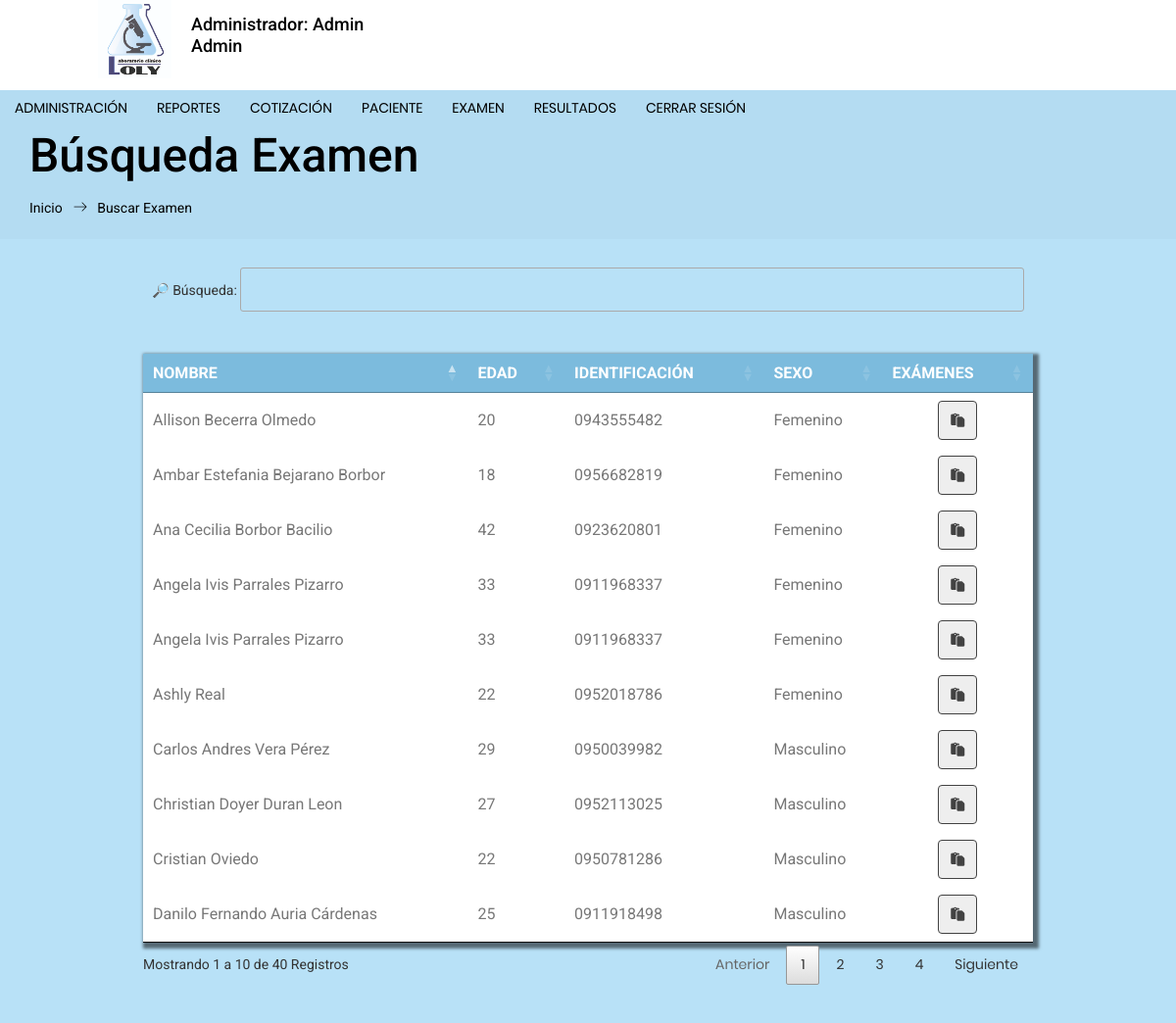
The page /forms/buscar_examen.php (signed in) on the database its author committed.
### tables this page shows
CREATE TABLE `paciente` (
  `id_paciente` int(11) NOT NULL AUTO_INCREMENT,
  `fecha_ingreso` date NOT NULL,
  `fecha_modificacion` date NOT NULL,
  `nombres` varchar(250) NOT NULL,
  `apellidos` varchar(250) NOT NULL,
  `tipo_identificacion` int(11) NOT NULL,
  `identificacion` varchar(30) NOT NULL,
  `fecha_nacimiento` date NOT NULL,
  `edad` int(11) NOT NULL,
  `telefono` varchar(20) NOT NULL,
  `celular` varchar(20) NOT NULL,
  `correo` varchar(200) NOT NULL,
  `direccion` varchar(300) NOT NULL,
  `observacion` text NOT NULL,
  `paciente_usuario` varchar(250) NOT NULL,
  `paciente_clave` varchar(50) NOT NULL,
  `sexo` int(11) NOT NULL,
  `tipo_paciente` int(11) NOT NULL,
  `estado` int(11) NOT NULL,
  PRIMARY KEY (`id_paciente`),
  KEY `sexo` (`sexo`,`tipo_paciente`),
  KEY `tipo_identificacion` (`tipo_identificacion`),
  KEY `estado` (`estado`)
);

CREATE TABLE `sexo` (
  `id_sexo` int(11) NOT NULL AUTO_INCREMENT,
  `abreviatura` varchar(20) NOT NULL,
  `sexo` varchar(30) NOT NULL,
  PRIMARY KEY (`id_sexo`)
);

### forms/buscar_examen.php (the view, shortened to what this page needs)
<?php include("cabecera.php"); ?>
<?php include("menu2.php"); ?>
<?php  if ($perfil >= 1){ ?>
<section class="banner_area">
  <div class="banner_inner d-flex align-items-center">
    <div class="container" >
      <div class="banner_content text-left">
        <h2 style="color: #000000">Búsqueda Examen</h2>
        <div class="page_link">
          <a style="color: #000000" href="inicio.php">Inicio</a>
          <a style="color: #000000" href="buscar_examen.php">Buscar Examen</a>
        </div>
      </div>
    </div>
  </div>
</section>
<div class="container-login100" style="background: #B8E1F7;">
    <div class="table-responsive">
            <div class="cont_tabla">
              <table class="tabla" >
                  <thead>
                    <tr>
                      <th>NOMBRE</th>
                      <th>EDAD</th>
                      <th>IDENTIFICACIÓN</th>
                      <th>SEXO</th>
                      <th>EXÁMENES</th>
                    </tr>
                  </thead>
                  <tr>
                  <?php
                    $consulta3=mysqli_query($con,"SELECT * from paciente P inner join estado E on P.estado=E.id_estado inner join sexo S on P.sexo=S.id_sexo inner join cabecera_examen CE on P.id_paciente=CE.id_paciente WHERE estado='1'");
                    while($row3=mysqli_fetch_array($consulta3)){
                  ?>
                    <td><?php echo $row3['nombres']." ".$row3['apellidos']; ?> </td>
                    <td><?php echo $row3['edad']; ?> </td>
                    <td><?php echo $row3['identificacion']; ?> </td>
                    <td><?php echo $row3['sexo']; ?> </td>
                    <td>
                        <div class="cont_tbn_tb">
                          <a href="listar_examenes.php?id=<?php echo $row3['id_paciente']; ?>">
                            <button type="button" title="Listado de Examenes" class="modificar" name="button"><i class="fas fa-paste" aria-hidden="true"></i></button>
                          </a>
                        </div>
                    </td>
                  </tr>
                  <?php } ?>
              </table>
            </div>
        </div>
  </div>
</body>
</html>
<?php  } else {
  header("Location:inicio.php");
} ?>

### forms/css/main.css (style rules this page uses)
* { margin: 0px; padding: 0px; box-sizing: border-box; }
body, html { height: 100%; font-family: Poppins-Regular, sans-serif; }
a { font-family: Poppins-Regular; font-size: 14px; line-height: 1.7; color: #666666; margin: 0px; transition: all 0.4s; -webkit-transition: all 0.4s; -o-transition: all 0.4s; -moz-transition: all 0.4s; }
h1,h2,h3,h4,h5,h6 { margin: 0px; }
button { outline: none !important; border: none; background: transparent; }
.container-login100 { width: 100%; min-height: 100vh; display: -webkit-box; display: -webkit-flex; display: -moz-box; display: -ms-flexbox; display: flex; flex-wrap: wrap; justify-content: center; align-items: center; padding: 15px; background-repeat: no-repeat; background-position: center; background-size: cover; }

### css/responsive-tables.css (style rules this page uses)
table th { font-weight: bold; }
table td, table th { padding: 9px 10px; text-align: left; }

### rows shown on the page
paciente: nombres "Carlos Andres", apellidos "Vera Pérez", edad "29", identificacion "0950039982", sexo.sexo "Masculino"
paciente: nombres "Christian Doyer", apellidos "Duran Leon", edad "27", identificacion "0952113025", sexo.sexo "Masculino"
paciente: nombres "Danilo Fernando", apellidos "Auria Cárdenas", edad "25", identificacion "0911918498", sexo.sexo "Masculino"
paciente: nombres "Cristian", apellidos "Oviedo", edad "22", identificacion "0950781286", sexo.sexo "Masculino"
paciente: nombres "Angela Ivis", apellidos "Parrales Pizarro", edad "33", identificacion "0911968337", sexo.sexo "Femenino"
paciente: nombres "Allison", apellidos "Becerra Olmedo", edad "20", identificacion "0943555482", sexo.sexo "Femenino"
paciente: nombres "Ambar Estefania", apellidos "Bejarano Borbor", edad "18", identificacion "0956682819", sexo.sexo "Femenino"
paciente: nombres "Ana Cecilia", apellidos "Borbor Bacilio", edad "42", identificacion "0923620801", sexo.sexo "Femenino"
paciente: nombres "Ashly", apellidos "Real", edad "22", identificacion "0952018786", sexo.sexo "Femenino"

### other values the page prints
$rol "Administrador"
$nombre "Admin Admin"
